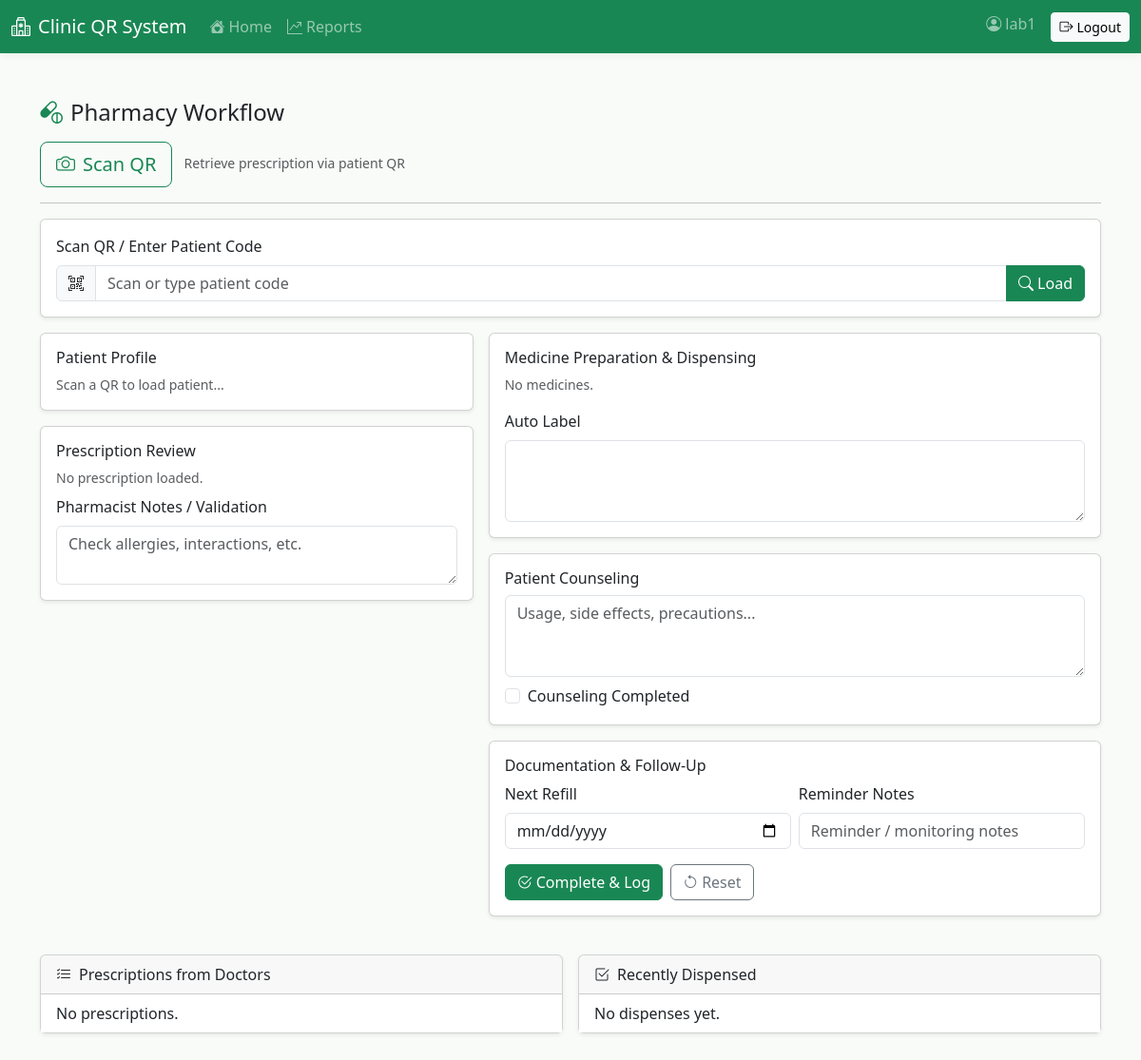
Page /dashboard/pharmacy/ (signed in) on the earlier database version.
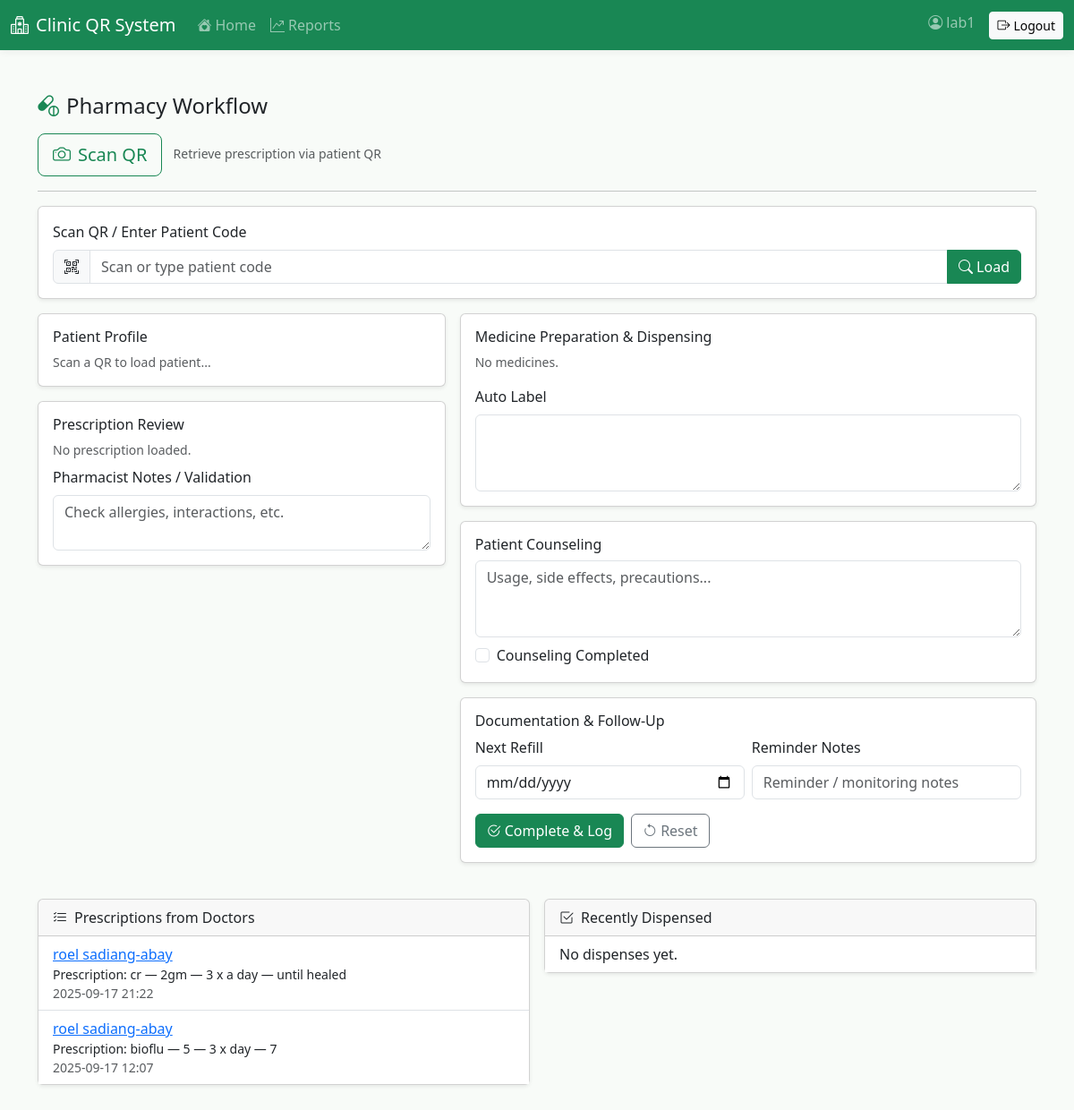
Same page on the later database version.
### visits/models.py (models this page shows, shortened)
class Visit(models.Model):
    class Service(models.TextChoices):
        RECEPTION = 'reception', 'Reception/Triage'
        DOCTOR = 'doctor', 'Doctor Consultation'
        LAB = 'lab', 'Laboratory'
        PHARMACY = 'pharmacy', 'Pharmacy'
        VACCINATION = 'vaccination', 'Vaccination/Immunization'
    class Department(models.TextChoices):
        PEDIATRICS = 'Pediatrics', 'Pediatrics (Children’s Health)'
        OBGYN = 'OB-GYN', 'Obstetrics and Gynecology (OB-GYN)'
        CARDIOLOGY = 'Cardiology', 'Cardiology (Heart Care)'
        RADIOLOGY = 'Radiology', 'Radiology'
        SURGERY = 'Surgery', 'Surgery'
        DERMATOLOGY = 'Dermatology', 'Dermatology (Skin Care)'
        ENT = 'ENT', 'ENT (Ear, Nose, Throat)'
    patient = models.ForeignKey('patients.Patient', on_delete=models.CASCADE, related_name='visits')
    service = models.CharField(max_length=20, choices=Service.choices)
    notes = models.TextField(blank=True)
    class Status(models.TextChoices):
        QUEUED = 'queued', 'Queued'
        CLAIMED = 'claimed', 'Claimed'
        IN_PROCESS = 'in_process', 'In Process'
        DONE = 'done', 'Done'
    status = models.CharField(max_length=16, choices=Status.choices, default=Status.QUEUED)
    queue_number = models.PositiveIntegerField(null=True, blank=True)
    department = models.CharField(max_length=32, choices=Department.choices, blank=True)
    claimed_by = models.ForeignKey(settings.AUTH_USER_MODEL, on_delete=models.SET_NULL, null=True, blank=True, related_name='claimed_reception_visits')
    claimed_at = models.DateTimeField(null=True, blank=True)
    assigned_to = models.ForeignKey(settings.AUTH_USER_MODEL, on_delete=models.SET_NULL, null=True, blank=True, related_name='assigned_visits')
    doctor_arrived = models.BooleanField(default=False)
    doctor_status = models.CharField(max_length=16, blank=True, default='')  # '', ready_to_consult, not_done, finished
    symptoms = models.TextField(blank=True)
    diagnosis = models.TextField(blank=True)
    prescription_notes = models.TextField(blank=True)
    doctor_done = models.BooleanField(default=False)
    doctor_done_at = models.DateTimeField(null=True, blank=True)
    lab_tests = models.TextField(blank=True)
    lab_test_type = models.CharField(max_length=50, blank=True)
    lab_claimed_by = models.ForeignKey(settings.AUTH_USER_MODEL, on_delete=models.SET_NULL, null=True, blank=True, related_name='claimed_lab_visits')
    lab_claimed_at = models.DateTimeField(null=True, blank=True)
    lab_arrived = models.BooleanField(default=False)
    lab_results = models.TextField(blank=True)
    lab_completed = models.BooleanField(default=False)
    lab_completed_at = models.DateTimeField(null=True, blank=True)
    medicines = models.TextField(blank=True)
    dispensed = models.BooleanField(default=False)
    dispensed_at = models.DateTimeField(null=True, blank=True)
    vaccine_type = models.CharField(max_length=100, blank=True)
    vaccine_dose = models.CharField(max_length=50, blank=True)
    vaccination_date = models.DateField(null=True, blank=True)
    timestamp = models.DateTimeField(auto_now_add=True)
    created_by = models.ForeignKey(settings.AUTH_USER_MODEL, on_delete=models.SET_NULL, null=True, blank=True)
    doctor_user = models.ForeignKey(settings.AUTH_USER_MODEL, on_delete=models.SET_NULL, null=True, blank=True, related_name='doctor_visits')
    service_type = models.ForeignKey('visits.ServiceType', on_delete=models.SET_NULL, null=True, blank=True, help_text='Specific service type selected')

### patients/models.py (models this page shows, shortened)
class Patient(models.Model):
    user = models.OneToOneField(User, on_delete=models.SET_NULL, null=True, blank=True, related_name='patient_profile')
    full_name = models.CharField(max_length=255)
    age = models.PositiveIntegerField(validators=[MinValueValidator(0)])
    address = models.TextField()
    contact = models.CharField(max_length=50)
    email = models.EmailField(unique=True)
    patient_code = models.CharField(max_length=20, unique=True)
    qr_code = models.ImageField(upload_to='qr_codes/', blank=True, null=True)
    must_change_password = models.BooleanField(default=False)
    created_at = models.DateTimeField(auto_now_add=True)

### dashboard/views.py (the view)
# urls.py: path('pharmacy/', views.pharmacy_dashboard, name='dashboard_pharmacy'),
@login_required
def pharmacy_dashboard(request):
    prescriptions = (Visit.objects
                     .filter(service='doctor')
                     .exclude(prescription_notes='')
                     .order_by('-timestamp'))
    dispensed = (Visit.objects
                 .filter(service='pharmacy')
                 .order_by('-timestamp')[:50])
    return render(request, 'dashboard/pharmacy.html', {'prescriptions': prescriptions, 'dispensed': dispensed})

### dashboard/templates/dashboard/pharmacy.html (shortened to what the changed rows need)
{% extends 'base.html' %}
{% block content %}
<div class="row g-3 mt-4">
  <div class="col-md-6">
    <div class="card shadow-sm">
      <div class="card-body p-0">
        <ul class="list-group list-group-flush">
          {% for v in prescriptions %}
            <li class="list-group-item">
              <a href="/patients/{{ v.patient.id }}/">{{ v.patient.full_name }}</a>
              <div class="small">Prescription: {{ v.prescription_notes|default:'-' }}</div>
              <div class="small text-muted">{{ v.timestamp|date:'Y-m-d H:i' }}</div>
            </li>
          {% empty %}
            <li class="list-group-item">No prescriptions.</li>
          {% endfor %}
        </ul>
      </div>
    </div>
  </div>
</div>
{% endblock %}

Differences in the rows shown:
added Visit: patient.full_name "roel sadiang-abay", prescription_notes "cr — 2gm — 3 x a day — until healed", timestamp "2025-09-17 21:22"
now on this page (row edited): Visit: patient.full_name "roel sadiang-abay", prescription_notes "bioflu — 5 — 3 x day — 7", timestamp "2025-09-17 12:07"
Other differences:
text no longer shown: "No prescriptions."
